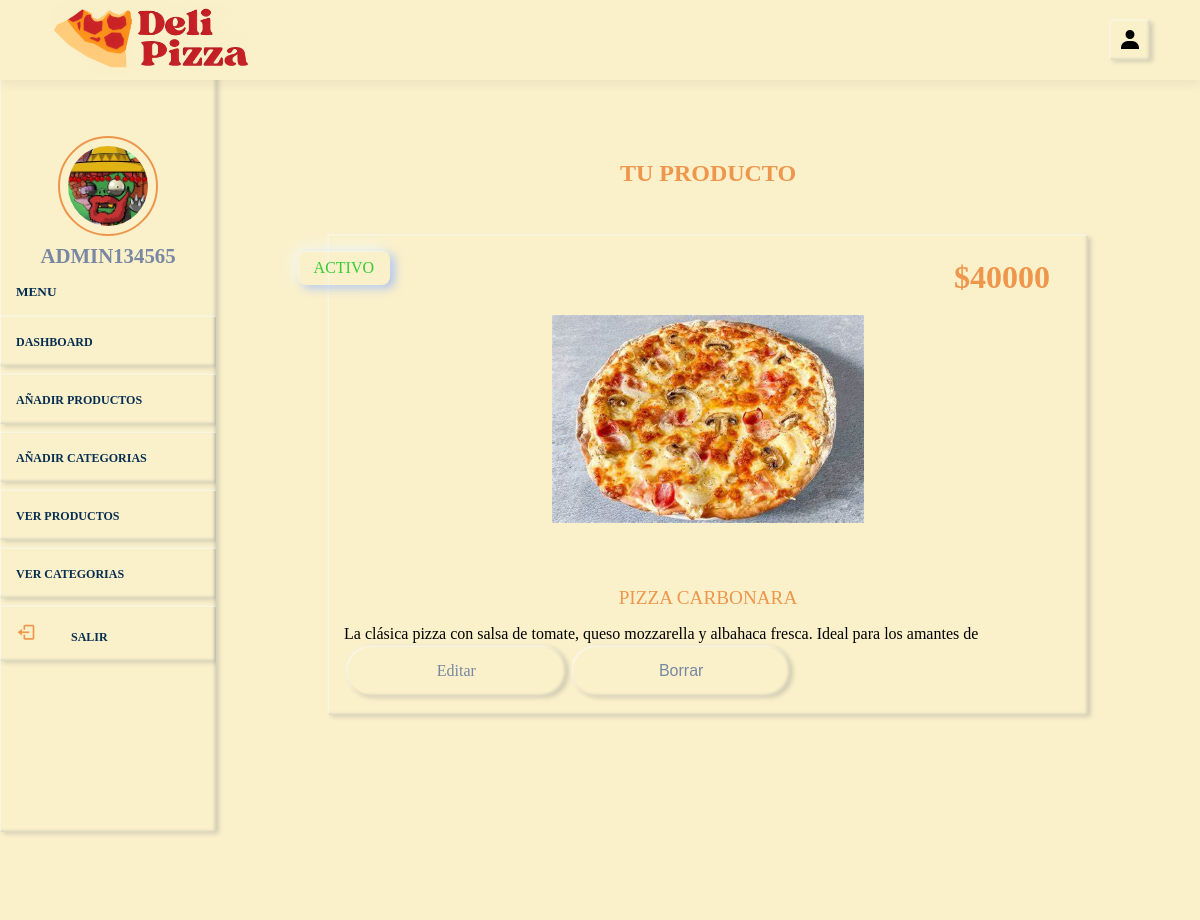
The page /delipizza_2.0/delipizza/admin-pannel/read-product.php?product_id=16 (signed in) on the database its author committed.
### tables this page shows
CREATE TABLE IF NOT EXISTS administrador (
  ID_Administrador int UNSIGNED NOT NULL AUTO_INCREMENT COMMENT 'En esta casilla se guardara la ID del administrador, la cual se incrementa automaticamente.',
  nombre_Admin varchar(30) NOT NULL COMMENT 'Se guarda el nombre del administrador ',
  email_Admin varchar(30) NOT NULL COMMENT 'Se guarda el email del administrador para las credenciales de ingreso',
  contraseña_Admin varchar(100) NOT NULL COMMENT 'Se guarda la contraseña del administrador la cual esta cifrada usando sha1 de php',
  foto varchar(255) NOT NULL COMMENT 'Se guarda el nombre y el tipo de archivo de la foto subida por el administrador',
  PRIMARY KEY (ID_Administrador)
);

CREATE TABLE IF NOT EXISTS producto (
  ID_producto int UNSIGNED NOT NULL AUTO_INCREMENT COMMENT 'Numero de identificacion unico por cada producto, de formato integer',
  CategoriaID int UNSIGNED NOT NULL COMMENT 'Llave foranea correspondiente a la categoria a la que pertenece cada producto',
  nombre_Producto varchar(30) NOT NULL COMMENT 'Se guarda el nombre de cada producto, es un string de maximo 30 valores y acepta caracteres extraños',
  img_Producto varchar(100) NOT NULL COMMENT 'Se guarda la imagen de cada producto, nombre y tipo de archivo, maximo 100 caracteres',
  descripcion_Producto varchar(100) NOT NULL COMMENT 'La descripcion correspondiente al producto, de maximo 100 caracteres',
  precio_Producto float NOT NULL COMMENT 'El precio unitario de cada producto',
  estado varchar(30) NOT NULL COMMENT 'Se tienen 2 estados, activo e inactivo, no se borra sino que se pone en inactivo',
  PRIMARY KEY (ID_producto),
  KEY IDCategoria_Producto (CategoriaID)
);

### delipizza_2.0/delipizza/admin-pannel/read-product.php (the view, shortened to what this page needs)
<?php
include '../components/connect.php';
$get_id = $_GET['product_id'];
?>
<!DOCTYPE html>
<html lang="en">
<head>
    <link href='https://unpkg.com/boxicons@2.1.4/css/boxicons.min.css' rel='stylesheet'>
</head>
<body>
    <div class="main-container">
        <?php include '../components/admin-header.php'; ?>
        <section class="show-product">
            <h1 class="heading">Tu Producto</h1>
            <div class="box-container">
                <?php
                $select_product = $conn->prepare("SELECT * FROM producto WHERE ID_producto=?");
                $select_product->execute([$get_id]);
                if ($select_product->rowCount() > 0) {
                    while ($fetch_product = $select_product->fetch(PDO::FETCH_ASSOC)) {
                ?>
                        <form action="" method="post" class="box">
                            <?php if ($fetch_product['img_Producto'] != '') { ?>
                                <div class="status" style="color: <?php if ($fetch_product['estado'] == 'activo') {
                                                                        echo "limegreen";
                                                                    } else {
                                                                        echo "coral";
                                                                    } ?>;"><?= $fetch_product['estado']; ?></div>
                                <img src="../uploaded-img/productos/<?= $fetch_product['img_Producto']; ?>" alt="" class="image">
                            <?php  } ?>
                            <div class="price">$<?= $fetch_product['precio_Producto']; ?></div>
                            <div class="title"><?= $fetch_product['nombre_Producto']; ?></div>
                            <div class="desc"><?= $fetch_product['descripcion_Producto']; ?></div>
                            <div class="flex-btn">
                                <a href="edit-product.php?id=<?= $fetch_product['ID_producto']; ?>" class="btn">Editar</a>
                                <button type="submit" name="delete" class="btn" onclick="return confirm('Desea borrar este producto?');">Borrar</button>
                            </div>
                        </form>
                <?php
                    }
                } else {
                    echo '  <div class="empty">
                <p>No hay productos añadidos aún <br><a href="add-products.php" class="btn" style="margin-top: 1.5rem;">Añadir producto</a></p>
            </div>';
                }
                ?>
            </div>
        </section>
    </div>
</body>
</html>

### delipizza_2.0/delipizza/components/admin-header.php (shortened to what this page needs)
<header>
    <div class="logo">
        <a href="dashboard.php"> <img src="../image/Delipizza-logo-final.jpg" alt="Logo de la tienda Delipizza " width="200"></a>
    </div>
    <div class="right">
        <div class="" id="user-btn"><img src="../image/user-solid-24.png" alt=""></div>
    </div>
</header>
<div class="side-container">
    <div class="sidebar">
        <?php
        $select_profile = $conn->prepare("SELECT * FROM administrador WHERE ID_Administrador = ?");
        $select_profile->execute([$admin_id]);
        if ($select_profile->rowCount() > 0) {
            $fetch_profile = $select_profile->fetch(PDO::FETCH_ASSOC);
        ?>
            <div class="profile">
                <img src="../uploaded-img/admin/<?= $fetch_profile['foto'] ?>" alt="" class="logo-img" width="100">
                <p><?= $fetch_profile['nombre_Admin'];   ?></p>
            </div>
        <?php } ?>
        <h5>Menu</h5>
        <div class="navbar">
            <ul>
                <li><a href="dashboard.php">Dashboard</a></li>
                <li><a href="add-products.php">Añadir productos</a></li>
                <li><a href="add-category.php">Añadir Categorias</a></li>
                <li><a href="view-products.php">Ver productos</a></li>
                <li><a href="view-category.php">Ver Categorias</a></li>
                <li><a href="../components/admin-logout.php" onclick="return confirm('¿Salir del sitio?')"><i class="bx bx-log-out"></i> Salir</a></li>
            </ul>
        </div>
    </div>
</div>

### rows shown on the page
administrador: foto (picture), nombre_Admin "ADMIN134565"
producto: estado "ACTIVO", img_Producto (picture), precio_Producto "40000", nombre_Producto "PIZZA CARBONARA", descripcion_Producto "La clásica pizza con salsa de tomate, queso mozzarella y albahaca fresca. Ideal para los amantes de"
